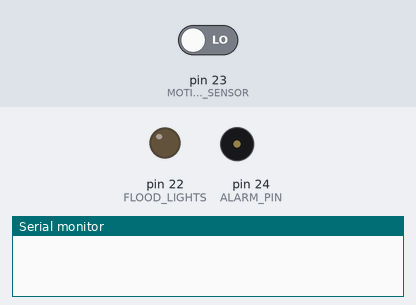
Recording of a sketch running on a simulated Arduino Mega 2560, built with avr-gcc and run on an emulated ATmega2560. Parts: output pins drawn as LEDs (lit = HIGH), buzzer (waves = sounding), the last lines printed to the serial monitor. Inputs (shaded band) come from the test bench; at power-on: pin 23 (MOTION_SENSOR) LOW.

Above: at 1.2 s.
1.3 s: pin 23 (MOTION_SENSOR) driven HIGH
At 2.5 s:
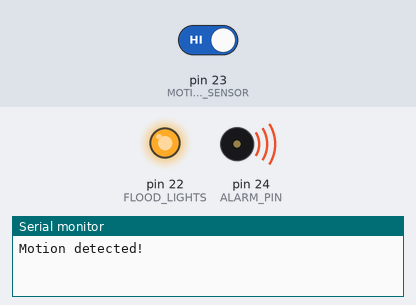
2.8 s: pin 23 (MOTION_SENSOR) driven LOW
At 3.8 s:
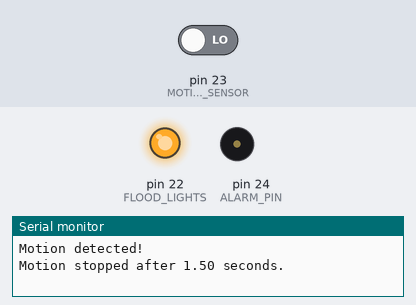
Timing chart, 0 to 9.3 s (numbered marks = the images above; inputs shaded):
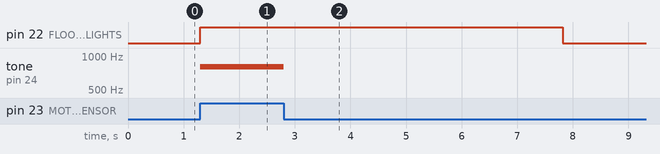

Measured:
- after the input at 1.3 s, pin 22 (FLOOD_LIGHTS): LOW → HIGH at once; tone on pin 24 (ALARM_PIN): silent → 800 Hz at once
- after the input at 2.8 s, pin 22 (FLOOD_LIGHTS): HIGH → LOW after 5.0 s; tone on pin 24 (ALARM_PIN): 800 Hz → silent at once

The sketch:

ch2_motionSensorPIR_xwithBuzzer.ino
```cpp
/*
 * Day 0 - AI Apocalypse by inventr.io
 * - Potentiometer
 * - Pulse Width Modulation (PWM)
 * Adding a buzzer to the PIR lesson to go off for 2 seconds when motion is detected
 */
#include "Arduino.h"

const int FLOOD_LIGHTS = 22;   // Flood lights attached to pin 22
const int MOTION_SENSOR = 23;  // PIR motion sensor pin
const uint8_t ALARM_PIN = 24;      // Active buzzer simulating our alarm speakers

const uint8_t ON = HIGH;
const uint8_t OFF = LOW;

bool previous_motion = false;  // previous state of motion sensor's pin

void setup() {
  Serial.begin(9600);             // initialize serial
  pinMode(MOTION_SENSOR, INPUT);  // set arduino pin to input mode
  pinMode(FLOOD_LIGHTS, OUTPUT);  // set arduino pin to output mode
  pinMode(ALARM_PIN, OUTPUT);
}

unsigned long start_time;
unsigned long delay_start = 0;
const uint8_t DELAY_SECONDS = 5;

void loop() {
  bool motion_detected = digitalRead(MOTION_SENSOR);  // read new state

  if (motion_detected && !previous_motion) {  // New motion detected
    Serial.println("Motion detected!");
    digitalWrite(FLOOD_LIGHTS, ON);  // turn on flood lights!
    tone(ALARM_PIN, 800);
    delay_start = 0;                 // stop delay timer when motion detected
    start_time = millis();
  } else if (!motion_detected && previous_motion) {  // motion delay expired
    noTone(ALARM_PIN);
    float seconds = (millis() - start_time) / 1000.0;
    Serial.print("Motion stopped after ");
    Serial.print(seconds);
    Serial.println(" seconds.");
    delay_start = millis();  // Start delay timer
  }

  // If flood lights are on and our timer expires then turn off the lights
  if (delay_start && (millis() - delay_start) / 1000 >= DELAY_SECONDS) {
    float seconds = (millis() - start_time) / 1000.0;
    Serial.print("Lights out after ");
    Serial.print(seconds);
    Serial.println(" seconds.");
    digitalWrite(FLOOD_LIGHTS, OFF);  // turn off the flood lights
    delay_start = 0;
  }

  previous_motion = motion_detected;
  delay(10);
}
```
